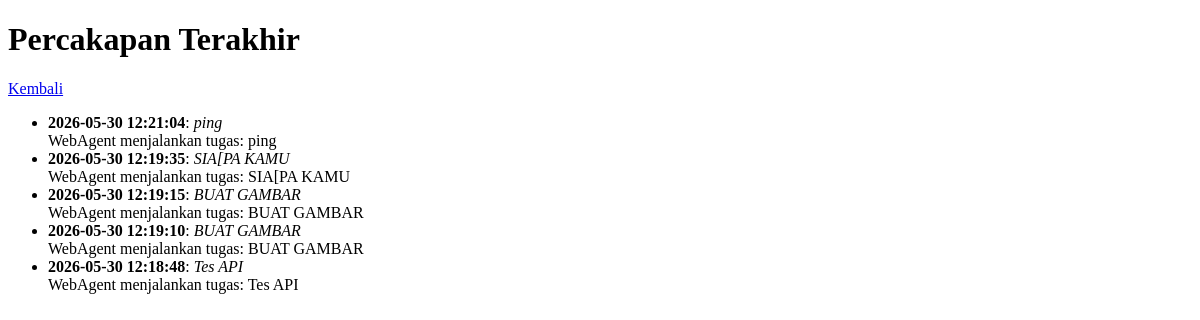
/conversations, run on an earlier commit of the app's database.
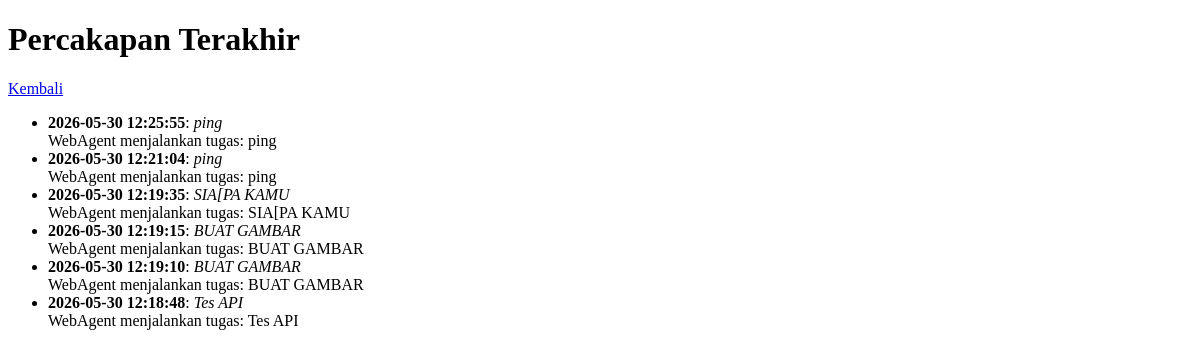
And on a later commit of the database.
### tables this page shows
CREATE TABLE conversations (
                    id INTEGER PRIMARY KEY AUTOINCREMENT,
                    task TEXT NOT NULL,
                    response TEXT NOT NULL,
                    created_at TIMESTAMP DEFAULT CURRENT_TIMESTAMP
                );

### app.py (the view)
@app.route("/conversations")
def conversations():
    rows = agent.list_conversations(limit=100)
    convs = [
        {"id": r[0], "task": r[1], "response": r[2], "created_at": r[3]} for r in rows
    ]
    return render_template("conversations.html", conversations=convs)

### agent/agent.py (called while the page is built)
    def list_conversations(self, limit: int = 50):
        if not self.storage:
            return []
        return self.storage.list_conversations(limit=limit)

### agent/storage.py (called while the page is built)
    def list_conversations(self, limit: int = 50) -> List[Tuple[int, str, str, str]]:
        with sqlite3.connect(self.db_path) as conn:
            cur = conn.cursor()
            cur.execute(
                "SELECT id, task, response, created_at FROM conversations ORDER BY id DESC LIMIT ?",
                (limit,),
            )
            return cur.fetchall()

### templates/conversations.html (shortened to what this page needs)
<!doctype html>
<html>
  <head>
  </head>
  <body>
    <h1>Percakapan Terakhir</h1>
    <a href="/">Kembali</a>
    <ul>
      {% for c in conversations %}
      <li>
        <strong>{{ c.created_at }}</strong>: <em>{{ c.task }}</em>
        <div>{{ c.response }}</div>
      </li>
      {% endfor %}
    </ul>
  </body>
</html>

What changed in the data, as far as the page shows it:
added conversations: created_at "2026-05-30 12:25:55", task "ping", response "WebAgent menjalankan tugas: ping"
